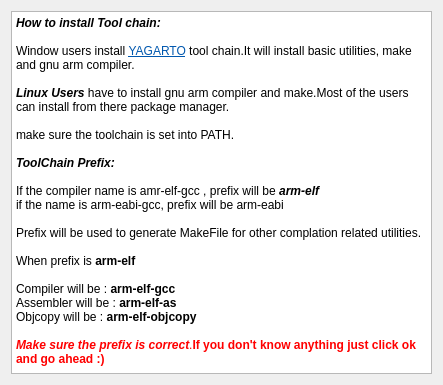
<?xml version="1.0" encoding="UTF-8"?>
<ui version="4.0">
 <class>ToolChainHelpDialog</class>
 <widget class="QDialog" name="ToolChainHelpDialog">
  <property name="geometry">
   <rect>
    <x>0</x>
    <y>0</y>
    <width>443</width>
    <height>385</height>
   </rect>
  </property>
  <property name="windowTitle">
   <string>Dialog</string>
  </property>
  <layout class="QGridLayout" name="gridLayout">
   <item row="0" column="0">
    <widget class="QTextEdit" name="textEdit">
     <property name="html">
      <string>&lt;!DOCTYPE HTML PUBLIC &quot;-//W3C//DTD HTML 4.0//EN&quot; &quot;http://www.w3.org/TR/REC-html40/strict.dtd&quot;&gt;
&lt;html&gt;&lt;head&gt;&lt;meta name=&quot;qrichtext&quot; content=&quot;1&quot; /&gt;&lt;style type=&quot;text/css&quot;&gt;
p, li { white-space: pre-wrap; }
&lt;/style&gt;&lt;/head&gt;&lt;body style=&quot; font-family:'Sans Serif'; font-size:9pt; font-weight:400; font-style:normal;&quot;&gt;
&lt;p style=&quot; margin-top:0px; margin-bottom:0px; margin-left:0px; margin-right:0px; -qt-block-indent:0; text-indent:0px;&quot;&gt;&lt;span style=&quot; font-weight:600; font-style:italic; color:#000000;&quot;&gt;How to install Tool chain:&lt;/span&gt;&lt;/p&gt;
&lt;p style=&quot;-qt-paragraph-type:empty; margin-top:0px; margin-bottom:0px; margin-left:0px; margin-right:0px; -qt-block-indent:0; text-indent:0px; font-weight:600; font-style:italic; color:#000000;&quot;&gt;&lt;br /&gt;&lt;/p&gt;
&lt;p style=&quot; margin-top:0px; margin-bottom:0px; margin-left:0px; margin-right:0px; -qt-block-indent:0; text-indent:0px;&quot;&gt;&lt;span style=&quot; color:#000000;&quot;&gt;Window users install &lt;/span&gt;&lt;a href=&quot;http://www.yagarto.de/&quot;&gt;&lt;span style=&quot; text-decoration: underline; color:#0057ae;&quot;&gt;YAGARTO&lt;/span&gt;&lt;/a&gt;&lt;span style=&quot; color:#000000;&quot;&gt; tool chain.It will install basic utilities, make and gnu arm compiler.&lt;/span&gt;&lt;/p&gt;
&lt;p style=&quot;-qt-paragraph-type:empty; margin-top:0px; margin-bottom:0px; margin-left:0px; margin-right:0px; -qt-block-indent:0; text-indent:0px; color:#000000;&quot;&gt;&lt;br /&gt;&lt;/p&gt;
&lt;p style=&quot; margin-top:0px; margin-bottom:0px; margin-left:0px; margin-right:0px; -qt-block-indent:0; text-indent:0px;&quot;&gt;&lt;span style=&quot; font-weight:600; font-style:italic; color:#000000;&quot;&gt;Linux Users &lt;/span&gt;&lt;span style=&quot; color:#000000;&quot;&gt;have to install gnu arm compiler and make.Most of the users can install from there package manager.&lt;/span&gt;&lt;/p&gt;
&lt;p style=&quot;-qt-paragraph-type:empty; margin-top:0px; margin-bottom:0px; margin-left:0px; margin-right:0px; -qt-block-indent:0; text-indent:0px; color:#000000;&quot;&gt;&lt;br /&gt;&lt;/p&gt;
&lt;p style=&quot; margin-top:0px; margin-bottom:0px; margin-left:0px; margin-right:0px; -qt-block-indent:0; text-indent:0px;&quot;&gt;&lt;span style=&quot; color:#000000;&quot;&gt;make sure the toolchain is set into PATH.&lt;/span&gt;&lt;/p&gt;
&lt;p style=&quot;-qt-paragraph-type:empty; margin-top:0px; margin-bottom:0px; margin-left:0px; margin-right:0px; -qt-block-indent:0; text-indent:0px; color:#000000;&quot;&gt;&lt;br /&gt;&lt;/p&gt;
&lt;p style=&quot; margin-top:0px; margin-bottom:0px; margin-left:0px; margin-right:0px; -qt-block-indent:0; text-indent:0px;&quot;&gt;&lt;span style=&quot; font-weight:600; font-style:italic; color:#000000;&quot;&gt;ToolChain Prefix:&lt;/span&gt;&lt;/p&gt;
&lt;p style=&quot;-qt-paragraph-type:empty; margin-top:0px; margin-bottom:0px; margin-left:0px; margin-right:0px; -qt-block-indent:0; text-indent:0px; font-weight:600; font-style:italic; color:#000000;&quot;&gt;&lt;br /&gt;&lt;/p&gt;
&lt;p style=&quot; margin-top:0px; margin-bottom:0px; margin-left:0px; margin-right:0px; -qt-block-indent:0; text-indent:0px;&quot;&gt;&lt;span style=&quot; color:#000000;&quot;&gt;If the compiler name is amr-elf-gcc , prefix will be&lt;/span&gt;&lt;span style=&quot; font-weight:600; font-style:italic; color:#000000;&quot;&gt; arm-elf &lt;/span&gt;&lt;/p&gt;
&lt;p style=&quot; margin-top:0px; margin-bottom:0px; margin-left:0px; margin-right:0px; -qt-block-indent:0; text-indent:0px;&quot;&gt;&lt;span style=&quot; color:#000000;&quot;&gt;if the name is arm-eabi-gcc, prefix will be arm-eabi&lt;/span&gt;&lt;/p&gt;
&lt;p style=&quot;-qt-paragraph-type:empty; margin-top:0px; margin-bottom:0px; margin-left:0px; margin-right:0px; -qt-block-indent:0; text-indent:0px; color:#000000;&quot;&gt;&lt;br /&gt;&lt;/p&gt;
&lt;p style=&quot; margin-top:0px; margin-bottom:0px; margin-left:0px; margin-right:0px; -qt-block-indent:0; text-indent:0px;&quot;&gt;&lt;span style=&quot; color:#000000;&quot;&gt;Prefix will be used to generate MakeFile for other complation related utilities.&lt;/span&gt;&lt;/p&gt;
&lt;p style=&quot;-qt-paragraph-type:empty; margin-top:0px; margin-bottom:0px; margin-left:0px; margin-right:0px; -qt-block-indent:0; text-indent:0px; color:#000000;&quot;&gt;&lt;br /&gt;&lt;/p&gt;
&lt;p style=&quot; margin-top:0px; margin-bottom:0px; margin-left:0px; margin-right:0px; -qt-block-indent:0; text-indent:0px;&quot;&gt;&lt;span style=&quot; color:#000000;&quot;&gt;When prefix is &lt;/span&gt;&lt;span style=&quot; font-weight:600; color:#000000;&quot;&gt;arm-elf&lt;/span&gt;&lt;/p&gt;
&lt;p style=&quot;-qt-paragraph-type:empty; margin-top:0px; margin-bottom:0px; margin-left:0px; margin-right:0px; -qt-block-indent:0; text-indent:0px; font-weight:600; color:#000000;&quot;&gt;&lt;br /&gt;&lt;/p&gt;
&lt;p style=&quot; margin-top:0px; margin-bottom:0px; margin-left:0px; margin-right:0px; -qt-block-indent:0; text-indent:0px;&quot;&gt;&lt;span style=&quot; color:#000000;&quot;&gt;Compiler will be : &lt;/span&gt;&lt;span style=&quot; font-weight:600; color:#000000;&quot;&gt;arm-elf-gcc&lt;/span&gt;&lt;/p&gt;
&lt;p style=&quot; margin-top:0px; margin-bottom:0px; margin-left:0px; margin-right:0px; -qt-block-indent:0; text-indent:0px;&quot;&gt;&lt;span style=&quot; color:#000000;&quot;&gt;Assembler will be : &lt;/span&gt;&lt;span style=&quot; font-weight:600; color:#000000;&quot;&gt;arm-elf-as&lt;/span&gt;&lt;/p&gt;
&lt;p style=&quot; margin-top:0px; margin-bottom:0px; margin-left:0px; margin-right:0px; -qt-block-indent:0; text-indent:0px;&quot;&gt;&lt;span style=&quot; color:#000000;&quot;&gt;Objcopy will be : &lt;/span&gt;&lt;span style=&quot; font-weight:600; color:#000000;&quot;&gt;arm-elf-objcopy&lt;/span&gt;&lt;/p&gt;
&lt;p style=&quot;-qt-paragraph-type:empty; margin-top:0px; margin-bottom:0px; margin-left:0px; margin-right:0px; -qt-block-indent:0; text-indent:0px; color:#000000;&quot;&gt;&lt;br /&gt;&lt;/p&gt;
&lt;p style=&quot; margin-top:0px; margin-bottom:0px; margin-left:0px; margin-right:0px; -qt-block-indent:0; text-indent:0px;&quot;&gt;&lt;span style=&quot; font-weight:600; font-style:italic; color:#ff0000;&quot;&gt;Make sure the prefix is correct&lt;/span&gt;&lt;span style=&quot; color:#ff0000;&quot;&gt;.&lt;/span&gt;&lt;span style=&quot; font-weight:600; color:#ff0000;&quot;&gt;If you don't know anything just click ok and go ahead :)&lt;/span&gt;&lt;/p&gt;&lt;/body&gt;&lt;/html&gt;</string>
     </property>
    </widget>
   </item>
  </layout>
 </widget>
 <resources/>
 <connections/>
</ui>
